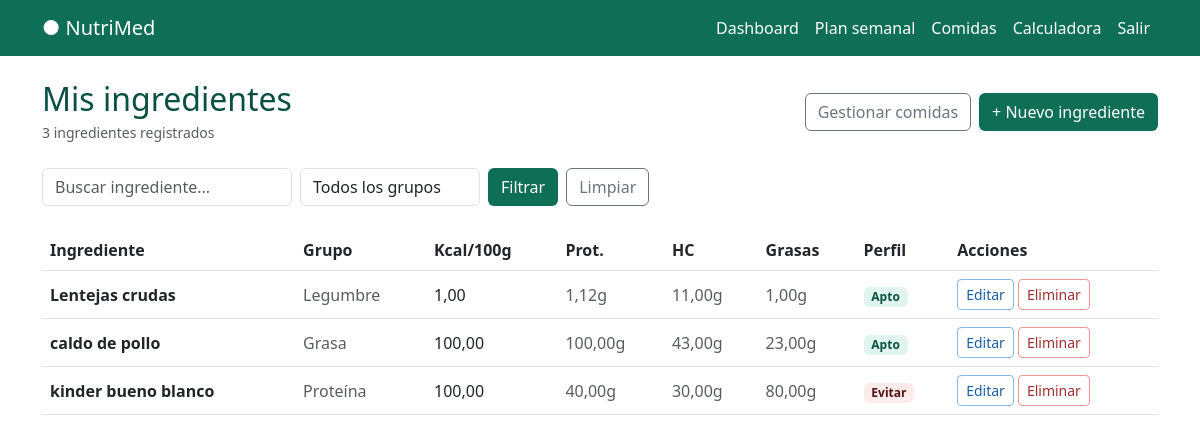
Before: /alimentos/ (signed in) with the older database file.
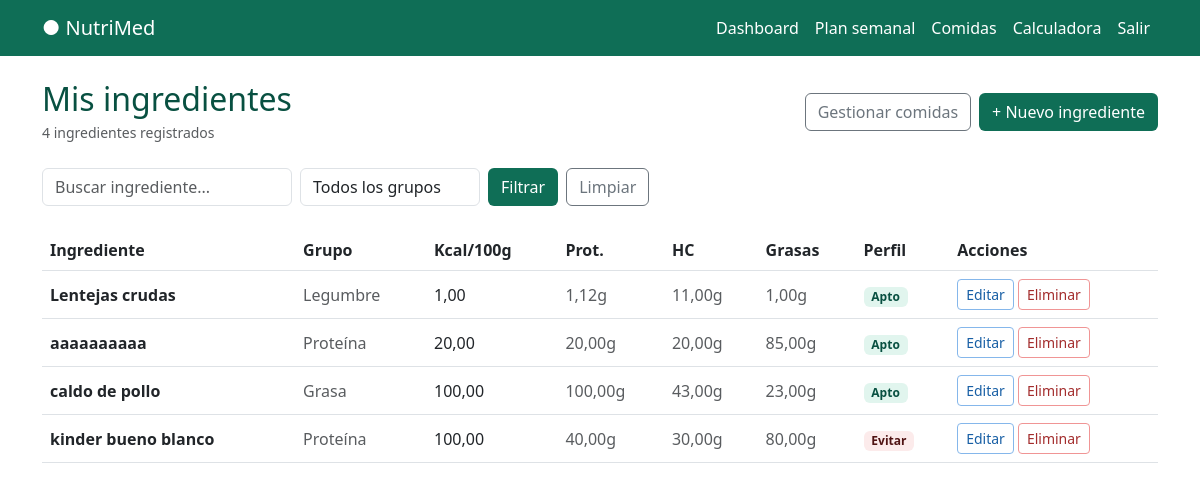
After: the same page with the newer database file.
### alimentos/models.py (models this page shows, shortened)
class Alimentos(models.Model):
    GRUPOS = [
       ('verdura', 'Verdura'),
        ('fruta', 'Fruta'),
        ('cereal', 'Cereal'),
        ('legumbre', 'Legumbre'),
        ('proteina', 'Proteína'),
        ('lacteo', 'Lácteo'),
        ('grasa', 'Grasa'),
        ('otro', 'Otro'),
    ]
    PERFIL = [
         ('apto', 'Apto'),
        ('moderado', 'Moderado'),
        ('evitar', 'Evitar'),
    ]
    usuario = models.ForeignKey(User, on_delete=models.CASCADE)
    nombre = models.CharField(max_length=200)
    grupo = models.CharField(max_length=50, choices=GRUPOS)
    calorias = models.DecimalField(max_digits=6, decimal_places=2)
    proteinas = models.DecimalField(max_digits=5, decimal_places=2)
    hidratos = models.DecimalField(max_digits=5, decimal_places=2)
    grasas = models.DecimalField(max_digits=5, decimal_places=2)
    fibra = models.DecimalField(max_digits=5, decimal_places=2, default=0)
    sodio = models.DecimalField(max_digits=6, decimal_places=2, default=0)
    azucares = models.DecimalField(max_digits=5, decimal_places=2, default=0)
    perfil_medico = models.CharField(max_length=20, choices=PERFIL, default='apto')
    notas = models.TextField(blank=True)
    creado = models.DateTimeField(auto_now_add=True)
    class Meta:
        ordering = ['nombre']

### alimentos/views.py (the view)
# urls.py: path('', views.lista_alimentos, name='lista_alimentos'),
@login_required
def lista_alimentos(request):
    repo = AlimentoRepository(request.user)
    query = request.GET.get('q', '').strip()
    grupo = request.GET.get('grupo', '')
    if query:
        alimentos = repo.buscar(query)
    elif grupo:
        alimentos = repo.get_by_grupo(grupo)
    else:
        alimentos = repo.get_all()
    context = {
        'alimentos': alimentos,
        'query': query,
        'grupo_sel': grupo,
        'total': repo.contar(),
        'grupos': [('verdura','Verdura'),('fruta','Fruta'),('cereal','Cereal'),
                   ('legumbre','Legumbre'),('proteina','Proteína'),('lacteo','Lácteo'),
                   ('grasa','Grasa'),('otro','Otro')],
    }
    return render(request, 'alimentos/lista.html', context)

### alimentos/repositories.py (called while the page is built)
    def get_all(self):
        return Alimentos.objects.filter(usuario=self.usuario)

    def contar(self):
        return Alimentos.objects.filter(usuario=self.usuario).count()

### templates/alimentos/lista.html (shortened to what this page needs)
{% extends 'base.html' %}
{% block content %}
<div class="container py-4">
  <div class="d-flex justify-content-between align-items-center mb-4">
    <div>
      <h2 style="color:#085041;margin-bottom:2px">Mis ingredientes</h2>
      <span class="text-muted small">{{ total }} ingrediente{% if total != 1 %}s{% endif %} registrado{% if total != 1 %}s{% endif %}</span>
    </div>
    <div class="d-flex gap-2">
      <a href="{% url 'lista_comidas' %}" class="btn btn-outline-secondary">Gestionar comidas</a>
      <a href="{% url 'crear_alimento' %}" class="btn text-white" style="background:#0F6E56">+ Nuevo ingrediente</a>
    </div>
  </div>
  <form method="GET" class="d-flex gap-2 mb-4">
    <input type="text" name="q" value="{{ query }}" class="form-control" placeholder="Buscar ingrediente..." style="max-width:250px">
    <select name="grupo" class="form-control" style="max-width:180px">
      <option value="">Todos los grupos</option>
    </select>
    <button type="submit" class="btn text-white" style="background:#0F6E56">Filtrar</button>
    <a href="{% url 'lista_alimentos' %}" class="btn btn-outline-secondary">Limpiar</a>
  </form>
  <div class="table-responsive">
    <table class="table table-hover align-middle">
      <thead style="background:#E1F5EE">
        <tr>
          <th>Ingrediente</th>
          <th>Grupo</th>
          <th>Kcal/100g</th>
          <th>Prot.</th>
          <th>HC</th>
          <th>Grasas</th>
          <th>Perfil</th>
          <th>Acciones</th>
        </tr>
      </thead>
      <tbody>
        {% for alimento in alimentos %}
        <tr>
          <td><strong>{{ alimento.nombre }}</strong></td>
          <td class="text-muted">{{ alimento.get_grupo_display }}</td>
          <td>{{ alimento.calorias }}</td>
          <td class="text-muted">{{ alimento.proteinas }}g</td>
          <td class="text-muted">{{ alimento.hidratos }}g</td>
          <td class="text-muted">{{ alimento.grasas }}g</td>
          <td>
            {% if alimento.perfil_medico == 'apto' %}
              <span class="badge" style="background:#E1F5EE;color:#085041">Apto</span>
            {% elif alimento.perfil_medico == 'moderado' %}
              <span class="badge" style="background:#FAEEDA;color:#412402">Moderado</span>
            {% else %}
              <span class="badge" style="background:#FCEBEB;color:#501313">Evitar</span>
            {% endif %}
          </td>
          <td>
            <div class="d-flex gap-1">
              <a href="{% url 'editar_alimento' alimento.id %}" class="btn btn-sm" style="border:0.5px solid #85B7EB;color:#185FA5">Editar</a>
              <a href="{% url 'eliminar_alimento' alimento.id %}" class="btn btn-sm" style="border:0.5px solid #F09595;color:#A32D2D">Eliminar</a>
            </div>
          </td>
        </tr>
        {% empty %}
        <tr>
          <td colspan="8" class="text-center text-muted py-4">
            No tienes ingredientes todavía. <a href="{% url 'crear_alimento' %}" style="color:#0F6E56">Añade el primero</a>
          </td>
        </tr>
        {% endfor %}
      </tbody>
    </table>
  </div>
</div>
{% endblock %}

Changed rows visible on the page:
added Alimentos: nombre "aaaaaaaaaa", grupo "Proteína", calorias "20,00", proteinas "20,00", hidratos "20,00", grasas "85,00", perfil_medico "Apto"
Other visible differences:
{{ total }}: "3" → "4"
